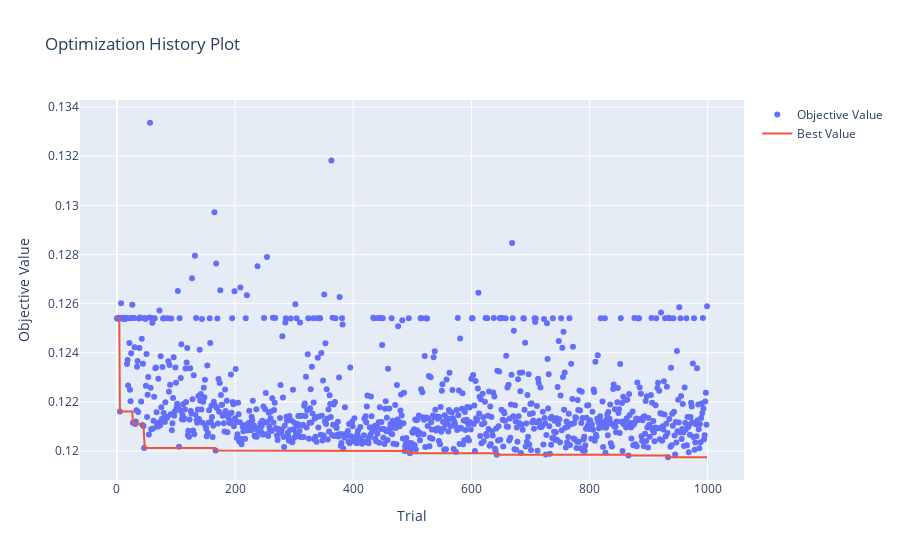

Source (notebook cell):
### Code cell
# optuna.visualization.plot_param_importances(study).show()
optuna.visualization.plot_optimization_history(study).show()

### Figure 1 — Plotly figure (JSON) as saved in the notebook; plotly's stock layout.template omitted (floating-point values rounded to 4 significant figures; data arrays with more than 128 entries replaced by an {"elided": "..."} marker saying what was removed)
{"data": [{"mode": "markers", "name": "Objective Value", "type": "scatter", "x": {"elided": "1000 int values"}, "y": {"elided": "1000 float values"}}, {"mode": "lines", "name": "Best Value", "type": "scatter", "x": {"elided": "1000 int values"}, "y": {"elided": "1000 float values"}}, {"marker": {"color": "#cccccc"}, "mode": "markers", "name": "Infeasible Trial", "showlegend": false, "type": "scatter", "x": [], "y": []}], "layout": {"title": {"text": "Optimization History Plot"}, "xaxis": {"title": {"text": "Trial"}}, "yaxis": {"title": {"text": "Objective Value"}}}}
